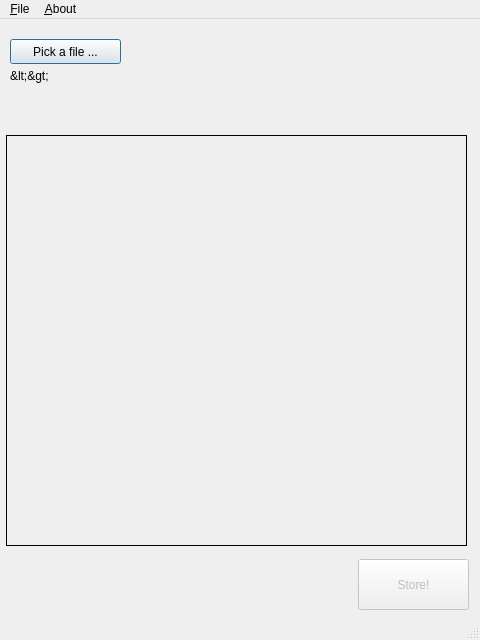
<?xml version="1.0" encoding="UTF-8"?>
<ui version="4.0">
 <class>MainWindow</class>
 <widget class="QMainWindow" name="MainWindow">
  <property name="geometry">
   <rect>
    <x>0</x>
    <y>0</y>
    <width>480</width>
    <height>640</height>
   </rect>
  </property>
  <property name="minimumSize">
   <size>
    <width>480</width>
    <height>640</height>
   </size>
  </property>
  <property name="maximumSize">
   <size>
    <width>480</width>
    <height>640</height>
   </size>
  </property>
  <property name="windowTitle">
   <string>zmq-Uploader</string>
  </property>
  <widget class="QWidget" name="centralwidget">
   <widget class="QPushButton" name="btnPickAFile">
    <property name="geometry">
     <rect>
      <x>10</x>
      <y>20</y>
      <width>111</width>
      <height>25</height>
     </rect>
    </property>
    <property name="text">
     <string>Pick a file ...</string>
    </property>
    <property name="shortcut">
     <string>F5</string>
    </property>
    <property name="default">
     <bool>true</bool>
    </property>
   </widget>
   <widget class="QPushButton" name="btnStore">
    <property name="enabled">
     <bool>false</bool>
    </property>
    <property name="geometry">
     <rect>
      <x>358</x>
      <y>540</y>
      <width>111</width>
      <height>51</height>
     </rect>
    </property>
    <property name="text">
     <string>Store!</string>
    </property>
   </widget>
   <widget class="QLabel" name="lblFile">
    <property name="geometry">
     <rect>
      <x>10</x>
      <y>50</y>
      <width>461</width>
      <height>61</height>
     </rect>
    </property>
    <property name="text">
     <string>&lt;&lt;pick a file to store&gt;&gt;</string>
    </property>
    <property name="textFormat">
     <enum>Qt::PlainText</enum>
    </property>
    <property name="alignment">
     <set>Qt::AlignLeading|Qt::AlignLeft|Qt::AlignTop</set>
    </property>
    <property name="wordWrap">
     <bool>true</bool>
    </property>
    <property name="textInteractionFlags">
     <set>Qt::NoTextInteraction</set>
    </property>
   </widget>
   <widget class="QLabel" name="lblPreview">
    <property name="geometry">
     <rect>
      <x>6</x>
      <y>116</y>
      <width>461</width>
      <height>411</height>
     </rect>
    </property>
    <property name="frameShape">
     <enum>QFrame::Box</enum>
    </property>
    <property name="text">
     <string/>
    </property>
    <property name="alignment">
     <set>Qt::AlignCenter</set>
    </property>
   </widget>
  </widget>
  <widget class="QMenuBar" name="menubar">
   <property name="geometry">
    <rect>
     <x>0</x>
     <y>0</y>
     <width>480</width>
     <height>22</height>
    </rect>
   </property>
   <widget class="QMenu" name="menu_File">
    <property name="title">
     <string>&amp;File</string>
    </property>
    <addaction name="actionPick_a_File"/>
    <addaction name="separator"/>
    <addaction name="action_Quit"/>
   </widget>
   <widget class="QMenu" name="menu_About">
    <property name="title">
     <string>&amp;About</string>
    </property>
   </widget>
   <addaction name="menu_File"/>
   <addaction name="menu_About"/>
  </widget>
  <widget class="QStatusBar" name="statusbar"/>
  <action name="action_Quit">
   <property name="text">
    <string>&amp;Quit</string>
   </property>
  </action>
  <action name="actionPick_a_File">
   <property name="text">
    <string>Pick a &amp;File...</string>
   </property>
  </action>
 </widget>
 <resources/>
 <connections/>
</ui>
